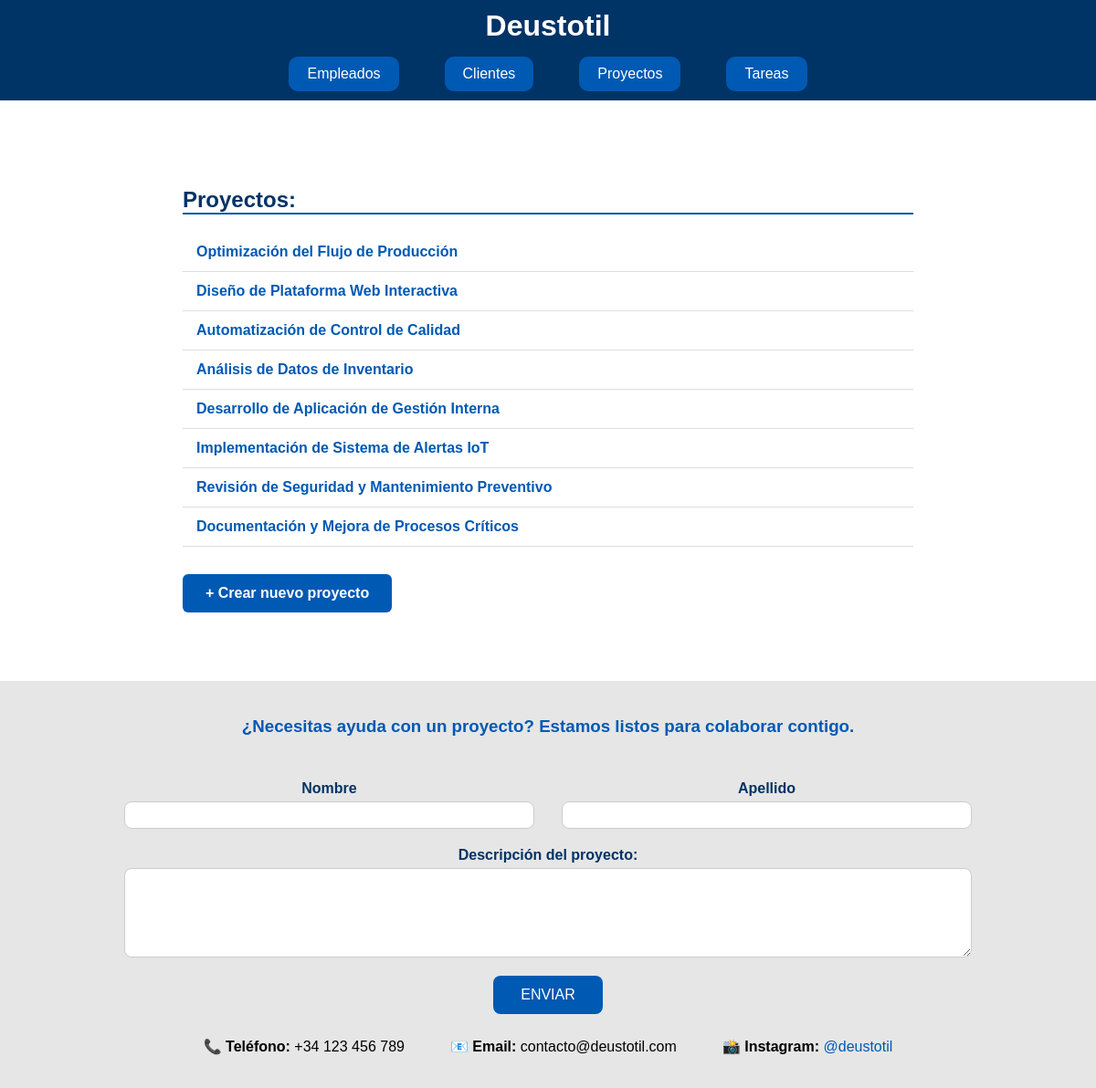
Screenshot of /deustotil/lista_proyecto (signed in) with the database file from the repository.
### appEmpresaDjango/models.py (models this page shows, shortened)
class Proyecto(models.Model):
    nombre = models.CharField(max_length=100)
    descripcion = models.TextField()
    fecha_inicio = models.DateField()
    fecha_fin = models.DateField()
    presupuesto = models.DecimalField(max_digits=10, decimal_places=2)
    cliente = models.ForeignKey(Cliente, on_delete=models.CASCADE, related_name='proyectos')

### appEmpresaDjango/views.py (the view)
# urls.py: path('lista_proyecto', views.ListProyectoView.as_view(), name='lista_proyecto'),
class ListProyectoView(LoginRequiredMixin, ListView):
    model = Proyecto
    queryset = Proyecto.objects.all()
    login_url = '/login/'

### appEmpresaDjango/templates/appEmpresaDjango/proyecto_list.html
{% extends "base.html" %}
{% block content %}
<section id="contenido" class="seccion-contenido">
    <h2 class="titulo-seccion">Proyectos:</h2>
    <ul style="list-style: none; padding: 0; margin-bottom: 30px;">
        {% for lista_proyecto in object_list %}
        <li class="item-lista">
            <a href="{% url 'detalles_proyecto' lista_proyecto.id %}" class="link-lista">
                {{ lista_proyecto.nombre }}
            </a>
        </li>
        {% empty %}
        <li class="mensaje-vacio">No hay proyectos registrados.</li>
        {% endfor %}
    </ul>
    <a href="{% url 'crear_proyecto' %}" class="boton-nuevo">
        + Crear nuevo proyecto
    </a>
</section>
{% endblock %}

### appEmpresaDjango/static/css/estilo.css (style rules this page uses)
.seccion-contenido { max-width: 800px; margin: 30px auto; background: #fff; padding: 25px; border-radius: 8px; }
.titulo-seccion { color: #003366; margin-bottom: 20px; border-bottom: 2px solid #0059b3; }
.item-lista { padding: 12px 15px; border-bottom: 1px solid #ddd; }
.link-lista { color: #0059b3; text-decoration: none; font-weight: 600; display: block; }
.boton-nuevo { display: inline-block; background-color: #0059b3; color: white; padding: 12px 25px; border-radius: 6px; text-decoration: none; font-weight: 600; }

### rows the page displays
Proyecto: nombre "Optimización del Flujo de Producción"
Proyecto: nombre "Diseño de Plataforma Web Interactiva"
Proyecto: nombre "Automatización de Control de Calidad"
Proyecto: nombre "Análisis de Datos de Inventario"
Proyecto: nombre "Desarrollo de Aplicación de Gestión Interna"
Proyecto: nombre "Implementación de Sistema de Alertas IoT"
Proyecto: nombre "Revisión de Seguridad y Mantenimiento Preventivo"
Proyecto: nombre "Documentación y Mejora de Procesos Críticos"
